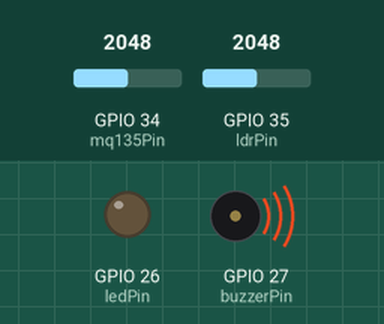
This sketch was run on a simulated ESP32. On the bench: output pins drawn as LEDs (lit = HIGH), buzzer (waves = sounding, pin HIGH). Inputs (shaded band) come from the test bench; at power-on: GPIO 35 (ldrPin) = 2048, GPIO 34 (mq135Pin) = 2048. WiFi joins after 1.5 s; servers stay silent unless stated.

Above: at 2.7 s.
2.8 s: GPIO 35 (ldrPin) set to 1565
4.3 s: GPIO 35 (ldrPin) set to 1472
At 4.7 s:
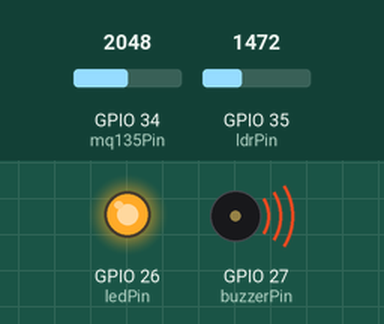
5.8 s: GPIO 34 (mq135Pin) set to 1851
7.3 s: GPIO 34 (mq135Pin) set to 1775
At 8.5 s:
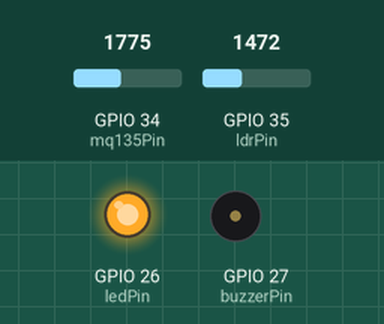
8.8 s: GPIO 34 (mq135Pin) set to 1840
At 9.9 s:
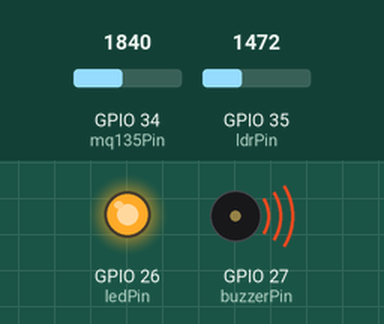
10.3 s: GPIO 34 (mq135Pin) set to 1760
At 11.2 s:
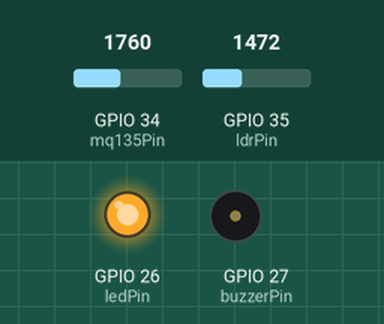
Timing chart, 0 to 12.8 s (numbered marks = the images above; inputs shaded):
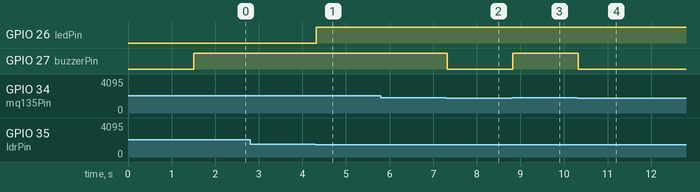

The sketch:

EnvironmentMonitoring.ino
```cpp
#include <WiFi.h>
#include <WebServer.h>
#include <DHT.h>
#define DHTPIN 4
#define DHTTYPE DHT11
DHT dht(DHTPIN, DHTTYPE);
const char* ssid = "amar";
const char* password = "amar0812";
WebServer server(80);
const int mq135Pin = 34;
const int ldrPin = 35;
const int ledPin = 26;
const int buzzerPin = 27;
const int LDR_THRESHOLD = 1500;
const int MQ_THRESHOLD = 1800;
void setup() {
Serial.begin(115200);
dht.begin();
pinMode(ledPin, OUTPUT);
pinMode(buzzerPin, OUTPUT);
digitalWrite(ledPin, LOW);
digitalWrite(buzzerPin, LOW);
WiFi.begin(ssid, password);

while (WiFi.status() != WL_CONNECTED) {
delay(500);
}
server.on("/", handleRoot);
server.begin();
}
void loop() {
server.handleClient();
int ldrVal = analogRead(ldrPin);
int mq135 = analogRead(mq135Pin);
if (ldrVal < LDR_THRESHOLD) digitalWrite(ledPin, HIGH);
else digitalWrite(ledPin, LOW);
if (mq135 > MQ_THRESHOLD) digitalWrite(buzzerPin, HIGH);
else digitalWrite(buzzerPin, LOW);
delay(100);
}
void handleRoot() {
float temp = dht.readTemperature();
float hum = dht.readHumidity();
int mq135 = analogRead(mq135Pin);
int ldrVal = analogRead(ldrPin);
String html = "<html><body><h2>Environment Monitoring</h2>";
html += "<p>Temperature: " + String(temp) + " °C</p>";
html += "<p>Humidity: " + String(hum) + " %</p>";
html += "<p>Air Quality (MQ-135): " + String(mq135) + "</p>";
html += "<p>Light Level (LDR): " + String(ldrVal) + "</p>";
html += "</body></html>";
server.send(200, "text/html", html);
}
```

Measured:
- the behaviour switches between 1500 and 1499 on GPIO 35 (ldrPin) (found by bisection; images 0 and 1)
- the behaviour switches between 1801 and 1800 on GPIO 34 (mq135Pin) (found by bisection; images 1 and 2)
- after the input at 2.8 s, every drawn part: stays the same
- after the input at 4.3 s, GPIO 26 (ledPin): LOW → HIGH at once
- after the input at 5.8 s, every drawn part: stays the same
- after the input at 7.3 s, GPIO 27 (buzzerPin): HIGH → LOW at once
- after the input at 8.8 s, GPIO 27 (buzzerPin): LOW → HIGH at once
- after the input at 10.3 s, GPIO 27 (buzzerPin): HIGH → LOW at once
